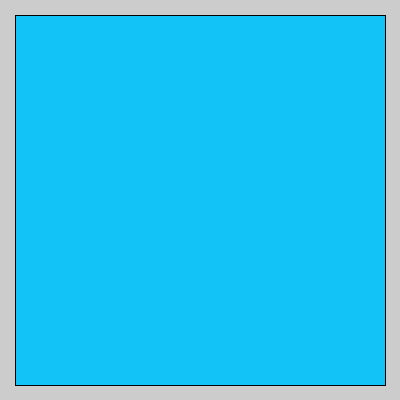
Frame 1 (no input)
Frame 60 (the mouse pressed at the canvas centre just before this capture): identical to frame 1, image omitted
Frame 120 (the mouse held since frame 60 and released just before this capture): identical to frame 1, image omitted

The Processing sketch that drew this single still picture (run headless with seeded random() and noise(); from frame 60 on, the mouse is pressed at the canvas centre):

// Processing sketch: JuegoDado
// ── JuegoDado.pde
private Dado[] dado;
private Tablero tablero;
private int numeroArray;
private int contador;
void setup(){
  size(400,400);
  numeroArray=4;
  contador =0;
  dado=new Dado[numeroArray];
  tablero=new Tablero(new PVector(width/2,height/2));
}

void draw(){
  tablero.display();
  for(int i=0; i<contador; i++){
    tablero.display();
    tablero.setDado(dado[i]);
    dado[i].display();
    tablero.mostrarNumero();
  }
}
void keyReleased(){
  if(key=='a'){
    if(contador<numeroArray){
      println("----la lista comenzo----a");
      dado[contador]=new Dado(new PVector(width/2,height/2));
      dado[contador].setNumero(int(random(1,7)));
      contador++;
      for(int i=0; i<contador; i++){
        println("en numero del dado es "+dado[i].getNumero());
    }
      println("----la lista termino----");
    }else{
      println("la lista se lleno");
    }
  }
  if(key=='s'){
  for(int i=0; i<contador; i++){
    dado[i].setNumero(0);
  }
  contador=0;
  println("se vacio la lista ");
  }
  
}

// ── Dado.pde
public class Dado extends GameObject{
  private int numero;
  public Dado(PVector posicion){
    this.posicion=posicion;
  }
  public int getNumero(){
    return this.numero;
  }
  
  public void setNumero(int num){
    this.numero=num;
  }
  public void display(){
    fill(#FF4603);
    rectMode(CENTER);
    rect(this.posicion.x,this.posicion.y,150,150);   
    switch(numero){
      case 1:
        fill(0);
        circle(this.posicion.x,this.posicion.y,30);
        stroke(0);
         break;
      case 2:
        for(int i=30; i<=60; i+=30){
          fill(0);
          circle(this.posicion.x+i-45,this.posicion.y+i-46,30);
        }
        stroke(0);
        break;
      case 3:
      for(int i=0; i<=60; i+=30){
        fill(0);
          circle(CENTER+this.posicion.x+i-30,CENTER+this.posicion.y+i-30,30);
        }
        stroke(0);
       break;
      case 4:
      for(int i=40; i<=80; i+=40){
        fill(0);
          circle(this.posicion.x+20,CENTER+this.posicion.y+i-62,30);
          circle(this.posicion.x-20,CENTER+this.posicion.y+i-62,30);  
        }
        stroke(0);
        break;
      case 5:
        for(int i=50; i<=100; i+=50){
          fill(0);
          circle(this.posicion.x+30,CENTER+this.posicion.y+i-77,30);
          circle(this.posicion.x-30,CENTER+this.posicion.y+i-77,30);  
        }
        circle(this.posicion.x,this.posicion.y,30);
        stroke(0);
       break;
      case 6:
        for(int i=40; i<=120; i+=40){
          fill(0);
          circle(this.posicion.x+20,CENTER+this.posicion.y+i-85,30);
          circle(this.posicion.x-20,CENTER+this.posicion.y+i-85,30);  
        }
        stroke(0);
       break;
    }
  }
}

// ── GameObject.pde
public abstract class GameObject{
  protected PVector posicion;
  
  public GameObject(){
  
  }
  
  public abstract void display();

}

// ── Tablero.pde
public class Tablero extends GameObject{
  private Dado dado1;
    Tablero(){
  }
  public Tablero(PVector posicion){
    this.posicion=posicion;
  }
  void setDado(Dado dado){
    this.dado1=dado;
  }
  public void display(){
    fill(#11C3F7);
    rectMode(CENTER);
    rect(posicion.x,posicion.y,width-30,height-30);
  }
     public void mostrarNumero(){
    switch(dado1.getNumero()){
      case 1:
        textSize(30);
        fill(0);
        text("UNO",this.posicion.x*2-100,50);
        break;
      case 2:        
        stroke(0);
        textSize(30);
        fill(0);
        text("DOS",this.posicion.x*2-100,50);
        break;
      case 3:     
        stroke(0);
        textSize(30);
        fill(0);
        text("TRES",this.posicion.x*2-100,50);
        break;
      case 4:      
        stroke(0);
        textSize(30);
        fill(0);
        text("CUATRO",this.posicion.x*2-120,50);
        break;
      case 5:
        stroke(0);
        textSize(30);
        fill(0);
        text("CINCO",this.posicion.x*2-100,50);
        break;
      case 6:        
        stroke(0);
        textSize(30);
        fill(0);
        text("SEIS",this.posicion.x*2-100,50);
        break;
      }
    }
}
